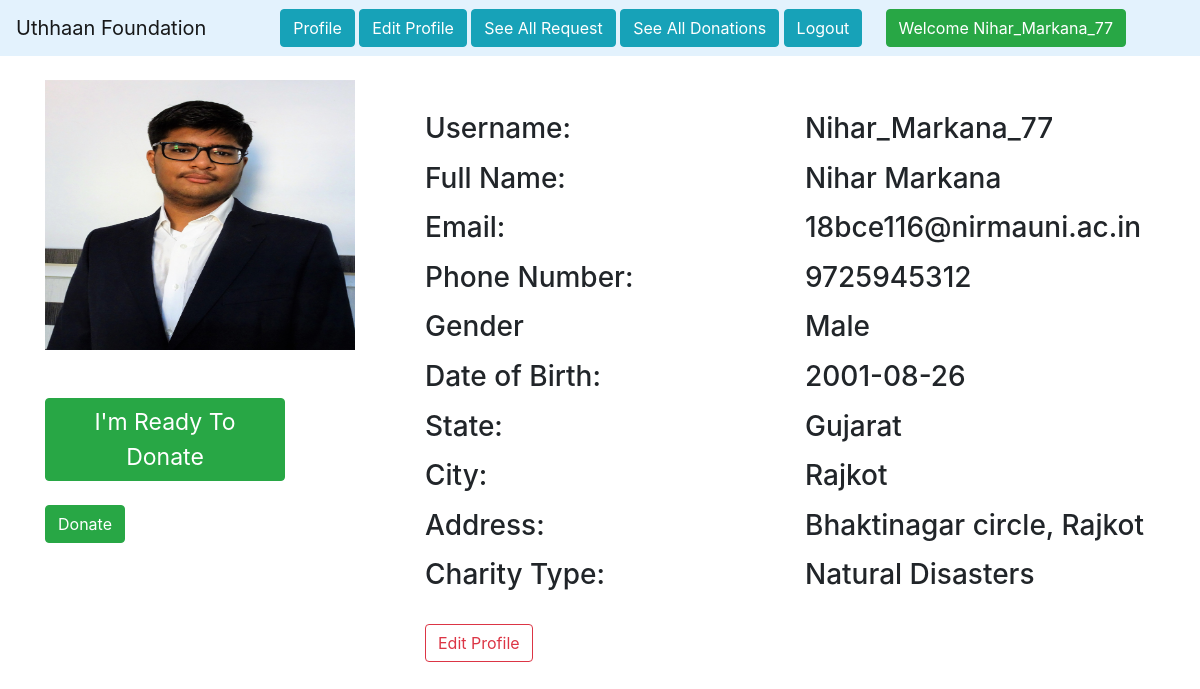
The app's page /profile/ (signed in) with its own data.
### home/models.py (models this page shows, shortened)
class Donor(models.Model):
    donor = models.OneToOneField(
        User, on_delete=models.CASCADE, blank=True, null=True)
    date_of_birth = models.CharField(max_length=100)
    phone = models.CharField(max_length=10)
    city = models.CharField(max_length=100)
    state = models.CharField(max_length=100)
    address = models.TextField(max_length=500, default="")
    chariti = models.ForeignKey(Charity, on_delete=models.CASCADE)
    gender = models.CharField(max_length=10)
    image = models.ImageField(upload_to="")
    ready_to_donate = models.BooleanField(default=True)

class Charity(models.Model):
    name = models.CharField(max_length=100)
    def __str__(self):
        return self.name

### home/views.py (the view)
# urls.py: path('profile/', views.profile, name='profile'),
@login_required(login_url='/login')
def profile(request):
    donor_profile = Donor.objects.get(donor=request.user)
    return render(request, "profile.html", {'donor_profile': donor_profile})

### home/templates/profile.html (shortened to what this page needs)
{% extends 'base.html' %}
{% block body %}
<div class="container">
    <div class="row">
        <div class="col-md-4">
            <div>
                <img src="{{donor_profile.image.url}}" alt="" width="310px" height="270px">
                <br><br><br>
                {% if donor_profile.ready_to_donate %}
                <a href="/change_status/" class="btn btn-success" style="width: 15rem; font-size: 23px;">I'm Ready To
                    Donate</a>
                <br><br>
                <a class="btn btn-success" href="/make_donation">Donate</a>
                {% else %}
                <a href="/change_status/" class="btn btn-danger" style="width: 15rem; font-size: 19px;">I'm Not Ready To
                    Donate</a>
                {% endif %}
            </div>
        </div>
        <div class="col-md-8">
            <div>
                <div>
                    <br>
                    <div class="row mt-2">
                        <div class="col-md-6">
                            <h3>Username:</h3>
                        </div>
                        <div class="col-md-6">
                            <h3>{{user}}</h3>
                        </div>
                    </div>
                    <div class="row mt-2">
                        <div class="col-md-6">
                            <h3>Full Name:</h3>
                        </div>
                        <div class="col-md-6">
                            <h3>{{user.get_full_name}}</h3>
                        </div>
                    </div>
                    <div class="row mt-2">
                        <div class="col-md-6">
                            <h3>Email:</h3>
                        </div>
                        <div class="col-md-6">
                            <h3>{{user.email}}</h3>
                        </div>
                    </div>
                    <div class="row mt-2">
                        <div class="col-md-6">
                            <h3>Phone Number:</h3>
                        </div>
                        <div class="col-md-6">
                            <h3>{{donor_profile.phone}}</h3>
                        </div>
                    </div>
                    <div class="row mt-2">
                        <div class="col-md-6">
                            <h3>Gender</h3>
                        </div>
                        <div class="col-md-6">
                            <h3>{{donor_profile.gender}}</h3>
                        </div>
                    </div>
                    <div class="row mt-2">
                        <div class="col-md-6">
                            <h3>Date of Birth:</h3>
                        </div>
                        <div class="col-md-6">
                            <h3>{{donor_profile.date_of_birth}}</h3>
                        </div>
                    </div>
                    <div class="row mt-2">
                        <div class="col-md-6">
                            <h3>State:</h3>
                        </div>
                        <div class="col-md-6">
                            <h3>{{donor_profile.state}}</h3>
                        </div>
                    </div>
                    <div class="row mt-2">
                        <div class="col-md-6">
                            <h3>City:</h3>
                        </div>
                        <div class="col-md-6">
                            <h3>{{donor_profile.city}}</h3>
                        </div>
                    </div>
                    <div class="row mt-2">
                        <div class="col-md-6">
                            <h3>Address:</h3>
                        </div>
                        <div class="col-md-6">
                            <h3>{{donor_profile.address}}</h3>
                        </div>
                    </div>
                    <div class="row mt-2">
                        <div class="col-md-6">
                            <h3>Charity Type:</h3>
                        </div>
                        <div class="col-md-6">
                            <h3>{{donor_profile.chariti}}</h3>
                        </div>
                    </div>
                </div>
                <a href="/edit_profile/" class="btn btn-outline-danger mt-4">Edit Profile</a>
            </div>
        </div>
    </div>
</div>
{% endblock %}

### home/templates/base.html (shortened to what this page needs)
<!doctype html>
<html lang="en">
<head>
    <link rel="stylesheet" href="https://stackpath.bootstrapcdn.com/bootstrap/4.5.0/css/bootstrap.min.css"
>
</head>
<body>
    <nav class="navbar navbar-light" style="background-color: #e3f2fd;">
        <a class="navbar-brand" href="/">Uthhaan Foundation</a>
        <div class="container w-75">
            <div class="d-grid gap-2 d-md-block">
                {% if request.user.is_authenticated %}
                <a class="btn btn-info" href="/profile/">Profile</a>
                <a class="btn btn-info" href="/edit_profile/">Edit Profile</a>
                <a class="btn btn-info" href="/see_all_request/">See All Request</a>
                <a class="btn btn-info" href="/see_all_donations/">See All Donations</a>
                <a class="btn btn-info" href="/logout/">Logout</a>
                {% else %}
                <a class="btn btn-info" href="/">All Donors</a>
                <a class="btn btn-info" href="/request_fund/">Request For Fund</a>
                <a class="btn btn-info" href="/see_all_request/">See All Request</a>
                <a class="btn btn-info" href="/become_donor/">Register As Donor</a>
                <a class="btn btn-info" href="/login/">Login</a>
                {% endif %}
            </div>
            {% if request.user.is_authenticated %}
            <a href="#" class="btn btn-success" style="color: white;">Welcome {{request.user}}</a>
            {% endif %}
        </div>
    </nav><br>
    {% block body %}
    {% endblock %}
</body>
</html>

### home/templates/base.html (style rules this page uses)
.navbar { background-color: #2890e6; }

### records on screen
Donor: image (picture), phone "9725945312", gender "Male", date_of_birth "2001-08-26", state "Gujarat", city "Rajkot", address "Bhaktinagar circle, Rajkot", chariti "Natural Disasters"

### other values on screen
{{ request.user }} "Nihar_Markana_77"
{{ user }} "Nihar_Markana_77"
{{ user.get_full_name }} "Nihar Markana"
{{ user.email }} "18bce116@nirmauni.ac.in"
